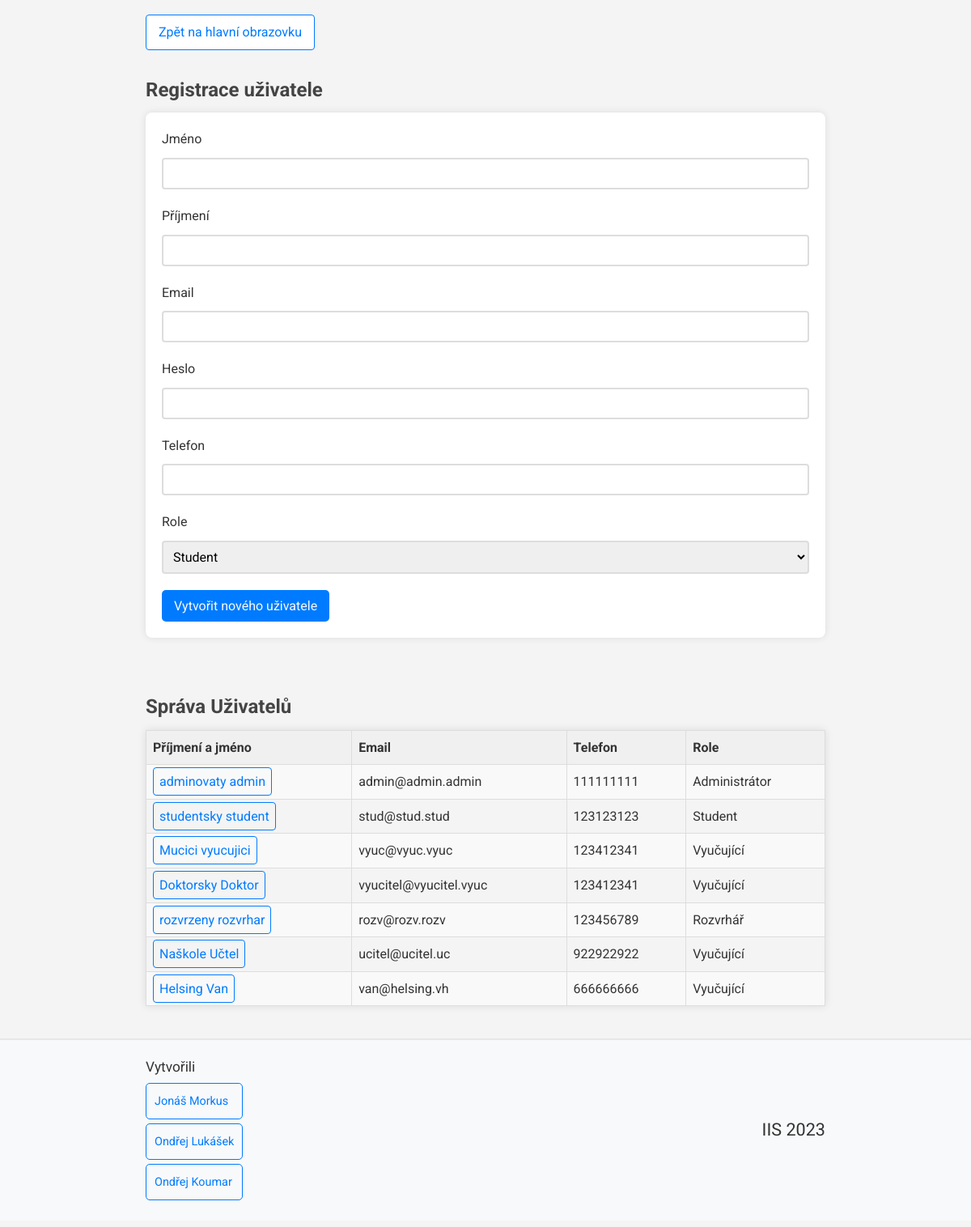
/views/user_views/user_management.php (signed in), run on the app's committed database.
### tables this page shows
CREATE TABLE Osoba (
	ID_Osoba INT(5) NOT NULL AUTO_INCREMENT,
	jmeno varchar(15) NOT NULL,
	prijmeni varchar(15) NOT NULL,
	email varchar(50) NOT NULL,
    heslo varchar(255) NOT NULL,  
	telefon INT(9) NOT NULL,
    role varchar(4) NOT NULL,  
	PRIMARY KEY (ID_Osoba)
);

### misc/db_conn_parameters.php (called while the page is built)
<?php
function getDbConnectionParams()
{
    $connString = "mysql:host=db;dbname=mydatabase";
    $userName = "myuser";
    $password = "mypassword";
    $options = array(
        PDO::MYSQL_ATTR_INIT_COMMAND => "SET NAMES 'utf8'"
    );
    return array(
        "connString" => $connString,
        "userName" => $userName,
        "password" => $password,
        "options" => $options
    );
}

### services/user_service.php (called while the page is built, shortened)
<?php
require_once __DIR__ . "/../misc/db_conn_parameters.php";
class userService {
    private PDO $pdo;
    function __construct()
    {
        try {
            $params = getDbConnectionParams();
            $this->pdo = new PDO($params["connString"], $params["userName"], $params["password"], $params["options"]);
        }
        catch (PDOException $e) {
            error_log("Error connecting to database: " . $e->getMessage());
        }
    }
    function getUserIDs(): array|string
    {
        try {
            $stmt = $this->pdo->prepare("SELECT ID_Osoba FROM Osoba");
            $stmt->execute();
            $userArray = array();
            while ($row = $stmt->fetch(PDO::FETCH_ASSOC)) {
                $userArray[] = $row['ID_Osoba'];
            }
            return $userArray;
        }
        catch (PDOException $e) {
            return "Could not get user IDs: " . $e->getMessage();
        }
    }
    function getUserInfo($ID) {
        try {
            $stmt = $this->pdo->prepare("SELECT * FROM Osoba WHERE ID_Osoba = ?");
            $stmt->execute(array($ID));
            return $stmt->fetch(PDO::FETCH_ASSOC);
        }
        catch (PDOException $e) {
            error_log("Fetch of user information unsuccessful: " . $e->getMessage());
            return null;
        }
    }
}

### controllers/user_controllers/user_load.php (the view)
<?php
require_once "../../common.php";
require_once "../../services/user_service.php";
function loadUser($ID): string
{
    $accountService = new userService();
    $userInfo = $accountService->getUserInfo($ID);
    $fullName = '<td><a href="../../views/user_views/user_info.php?ID='. $userInfo['ID_Osoba'] .'">' . $userInfo['prijmeni'] . ' ' . $userInfo['jmeno'] . '</a></td>';
    $email = '<td>' . $userInfo['email'] . '</td>';
    $phone = '<td>' . $userInfo['telefon'] . '</td>';
    $role = '<td>' . roleName($userInfo['role']) . '</td>';
    return $fullName . $email . $phone . $role;
}

### views/user_views/user_management.php (shortened to what this page needs)
<?php
require_once "../../common.php";
require_once "../../controllers/user_controllers/user_load.php";
require_once "../../services/user_service.php";
?>
<a class='direct_link' href='../main_page.php'>Zpět na hlavní obrazovku</a>
<h2>Registrace uživatele</h2>
<form action="../../controllers/user_controllers/user_register.php" method="post" onsubmit="return validateForm(fields);">
    <label for="jmeno">Jméno</label>
    <input type="text" name="jmeno" id="jmeno"><br>
    <label for="prijmeni">Příjmení</label>
    <input type="text" name="prijmeni" id="prijmeni"><br>
    <label for="email">Email</label>
    <input type="email" name="email" id="email"><br>
    <label for="heslo">Heslo</label>
    <input type="password" name="heslo" id="heslo"><br>
    <label for="telefon">Telefon</label>
    <input type="tel" id="telefon" name="telefon"><br>
    <label for="role">Role</label>
    <select id="role" name="role">
        <option value="stud" selected>Student</option>
    </select><br>
    <input type="submit" value="Vytvořit nového uživatele">
</form>
<br>
<h2>
    Správa Uživatelů
</h2>
<div>
    <table>
        <tr>
            <th>Příjmení a jméno</th>
            <th>Email</th>
            <th>Telefon</th>
            <th>Role</th>
        </tr>
        <?php
        $service = new userService();
        $userIDs = $service->getUserIDs();
        foreach($userIDs as $ID) {
            echo '<tr>' . loadUser($ID) . '</tr>';
        }
        ?>
    </table>
</div>

### public/style.css (style rules this page uses)
.direct_link { display: inline-block; color: #007bff; background-color: #fff; padding: 8px 15px; margin: 10px 0; border-radius: 4px; text-decoration: none; border: 1px solid #007bff; transition: background-color 0.3s, color 0.3s; }
* { font-family: 'Roboto', sans-serif; }
body { background-color: #f4f4f4; color: #333; line-height: 1.6; margin: 8px 0; }
h1, h2, h3 { color: #333; }
h2 { font-size: 1.5em; color: #444; margin-bottom: 0.4em; }
form { background: #fff; padding: 20px; border-radius: 8px; box-shadow: 0 0 10px rgba(0,0,0,0.1); margin-bottom: 20px; }
input, select { font-size: 1em; }
input[type="text"], input[type="number"], input[type="tel"], input[type="email"], input[type="password"], select { width: 100%; padding: 8px; margin-bottom: 20px; border-radius: 4px; border: 2px solid #ddd; box-sizing: border-box; }
label { display: inline-block; align-items: center; margin-right: 20px; margin-bottom: 10px; }
input[type="submit"] { background: #007bff; color: #f8f9fa; padding: 10px 15px; border: none; border-radius: 5px; cursor: pointer; transition: background-color 0.3s, color 0.3s; }
table { width: 100%; border-collapse: collapse; margin-bottom: 20px; box-shadow: 0 0 10px rgba(0,0,0,0.1); }
table, th, td { border: 1px solid #ddd; }
th, td { text-align: left; padding: 8px; }
th { background-color: #f0f0f0; }
tr:nth-child(even) { background-color: #f9f9f9; }
table a, button { text-decoration: none; color: #007bff; border: 1px solid #007bff; border-radius: 4px; padding: 7px; transition: background-color 0.3s, color 0.3s; }

### data on the page
osoba: prijmeni "adminovaty", jmeno "admin", email "admin@admin.admin", telefon "111111111", role "Administrátor"
osoba: prijmeni "studentsky", jmeno "student", email "stud@stud.stud", telefon "123123123", role "Student"
osoba: prijmeni "Mucici", jmeno "vyucujici", email "vyuc@vyuc.vyuc", telefon "123412341", role "Vyučující"
osoba: prijmeni "Doktorsky", jmeno "Doktor", email "vyucitel@vyucitel.vyuc", telefon "123412341", role "Vyučující"
osoba: prijmeni "rozvrzeny", jmeno "rozvrhar", email "rozv@rozv.rozv", telefon "123456789", role "Rozvrhář"
osoba: prijmeni "Naškole", jmeno "Učtel", email "ucitel@ucitel.uc", telefon "922922922", role "Vyučující"
osoba: prijmeni "Helsing", jmeno "Van", email "van@helsing.vh", telefon "666666666", role "Vyučující"
